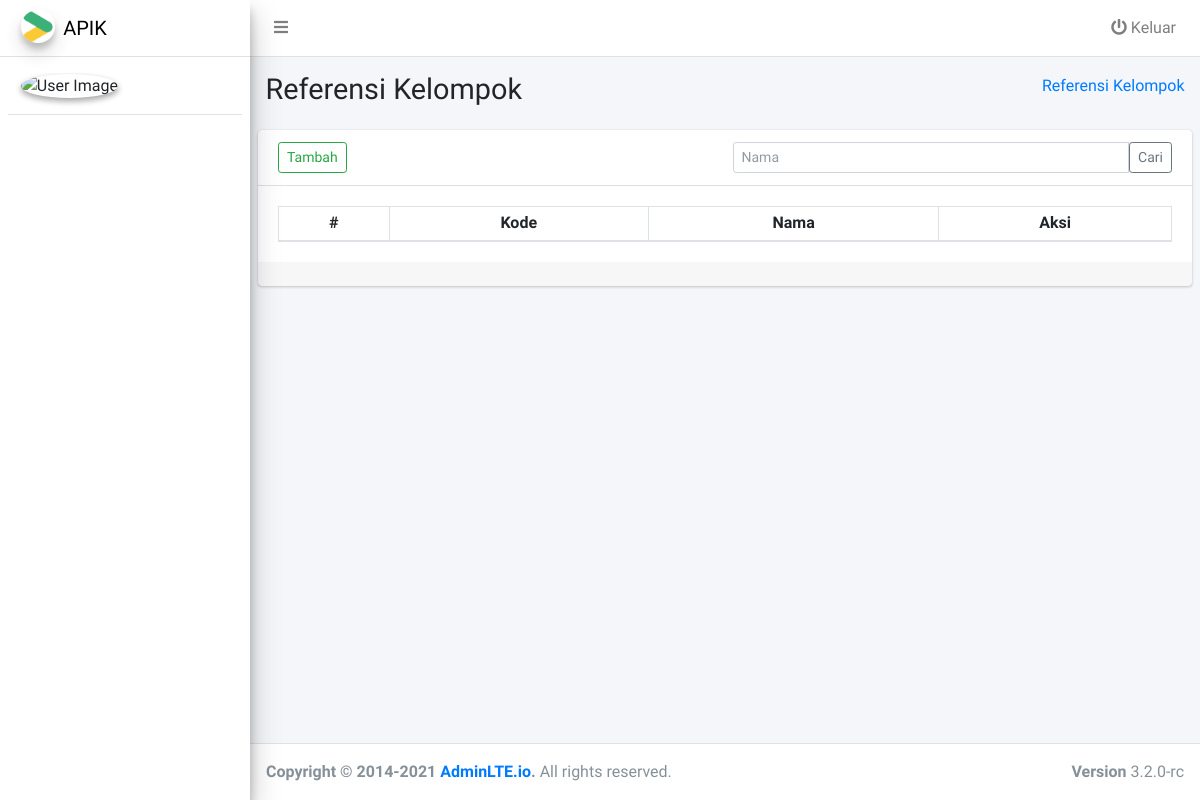
The page /index.php/ref_kelompok on the database as committed earlier.
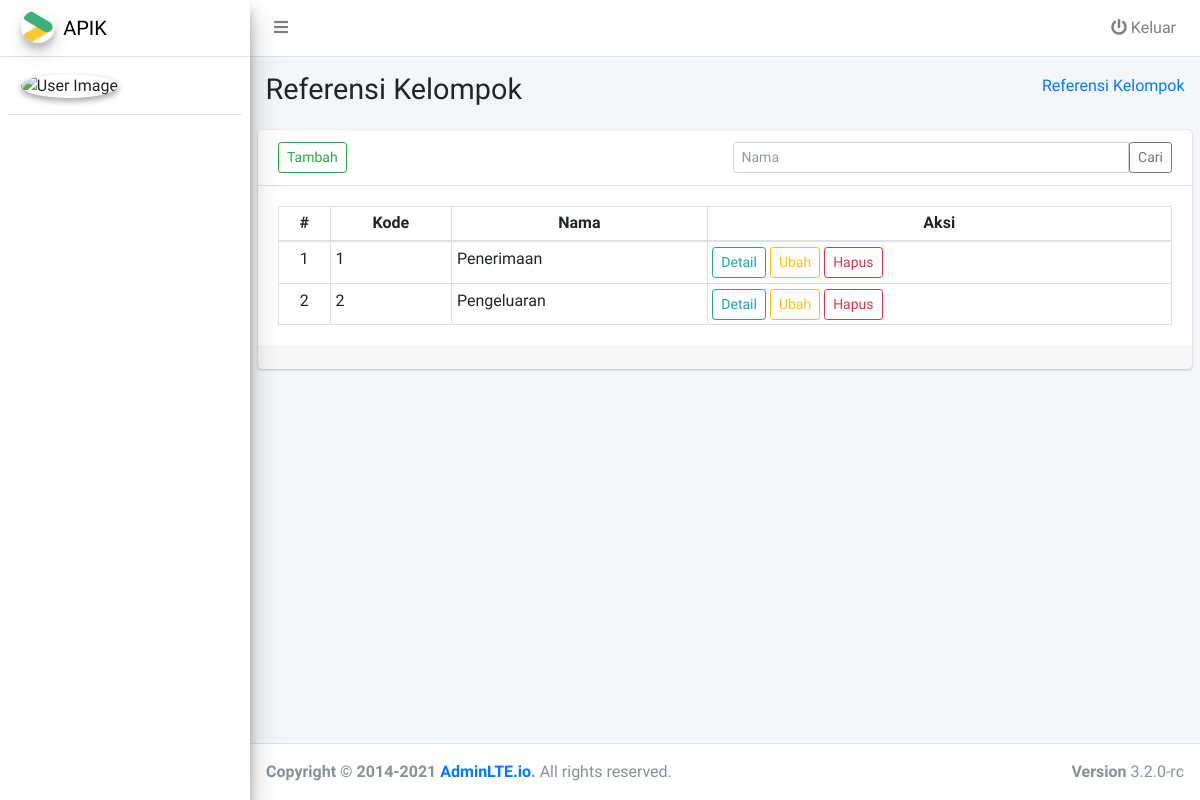
The same page on the database as committed later.
### tables this page shows
CREATE TABLE `ref_kelompok` (
  `id` int(11) NOT NULL,
  `kode` varchar(1) DEFAULT NULL,
  `nama` varchar(64) DEFAULT NULL
);

### application/controllers/Ref_kelompok.php (called while the page is built, shortened)
<?php
class Ref_kelompok extends CI_Controller
{
    public function __construct()
    {
        $this->load->model('Ref_kelompok_model', 'ref_kelompok_m');
    }
    public function index()
    {
        $config['base_url'] = base_url('ref-kelompok/index');
        $config['total_rows'] = $this->ref_kelompok_m->count();
        $config['per_page'] = 10;
        $config["num_links"] = 3;
        $this->pagination->initialize($config);
        $data['pagination'] = $this->pagination->create_links();
        $data['page'] = $this->uri->segment(3) ? $this->uri->segment(3) : 0;
        $limit = $config["per_page"];
        $offset = $data['page'];
        $name = $this->input->post('name');
        $data['name'] = $name;
        if ($name) {
            $data['ref_kelompok'] = $this->ref_kelompok_m->find($name);
        } else {
            $data['ref_kelompok'] = $this->ref_kelompok_m->get($limit, $offset);
        }
        $this->load->view('template/header');
        $this->load->view('template/sidebar');
        $this->load->view('ref_kelompok/index', $data);
        $this->load->view('template/footer');
    }
}

### index.php (called while the page is built, shortened)
<?php
require_once BASEPATH.'core/CodeIgniter.php';

### application/config/config.php (called while the page is built, shortened)
<?php
$config['base_url'] = 'http://localhost/apik/';
$config['index_page'] = '';
$config['uri_protocol']    = 'REQUEST_URI';
$config['url_suffix'] = '';
$config['language']    = 'english';
$config['charset'] = 'UTF-8';
$config['enable_hooks'] = FALSE;
$config['subclass_prefix'] = 'MY_';
$config['composer_autoload'] = FCPATH . 'vendor/autoload.php';
$config['permitted_uri_chars'] = 'a-z 0-9~%.:_\-';
$config['enable_query_strings'] = FALSE;
$config['controller_trigger'] = 'c';
$config['function_trigger'] = 'm';
$config['directory_trigger'] = 'd';
$config['allow_get_array'] = TRUE;
$config['log_threshold'] = 0;
$config['log_path'] = '';
$config['log_file_extension'] = '';
$config['log_file_permissions'] = 0644;
$config['log_date_format'] = 'Y-m-d H:i:s';
$config['error_views_path'] = '';
$config['cache_path'] = '';
$config['cache_query_string'] = FALSE;
$config['encryption_key'] = '';
$config['sess_driver'] = 'files';
$config['sess_cookie_name'] = 'ci_session';
$config['sess_expiration'] = 7200;
$config['sess_save_path'] = NULL;
$config['sess_match_ip'] = FALSE;
$config['sess_time_to_update'] = 300;
$config['sess_regenerate_destroy'] = TRUE;
$config['cookie_prefix']    = '';
$config['cookie_domain']    = '';
$config['cookie_path']        = '/';
$config['cookie_secure']    = FALSE;
$config['cookie_httponly']     = TRUE;
$config['standardize_newlines'] = FALSE;
$config['global_xss_filtering'] = TRUE;
$config['csrf_protection'] = TRUE;
$config['csrf_token_name'] = 'csrf_test_name';
$config['csrf_cookie_name'] = 'csrf_cookie_name';
$config['csrf_expire'] = 7200;
$config['csrf_regenerate'] = TRUE;
$config['csrf_exclude_uris'] = array();
$config['compress_output'] = FALSE;
$config['time_reference'] = 'local';
$config['rewrite_short_tags'] = FALSE;
$config['proxy_ips'] = '';

### application/config/pagination.php (called while the page is built, shortened)
<?php
$config['full_tag_open']    = '<nav><ul class="pagination pagination-sm justify-content-end mb-0">';
$config['full_tag_close']   = '</ul></nav>';
$config['first_link']       = 'First';
$config['first_tag_open']   = '<li class="page-item">';
$config['first_tag_close']  = '</li>';
$config['last_link']        = 'Last';
$config['last_tag_open']    = '<li class="page-item">';
$config['last_tag_close']   = '</li>';
$config['next_link']        = 'Next';
$config['next_tag_open']    = '<li class="page-item">';
$config['next_tag_close']   = '</li>';
$config['prev_link']        = 'Previous';

### application/models/Ref_kelompok_model.php (called while the page is built, shortened)
<?php
class Ref_kelompok_model extends CI_Model
{
    protected $_table = 'ref_kelompok';
    public function get($limit = null, $offset = 0)
    {
        $this->db->limit($limit, $offset);
        return $this->db->get($this->_table)->result_array();
    }
}

### application/views/ref_kelompok/index.php (the view, shortened to what this page needs)
<div class="content-wrapper">
  <section class="content-header">
    <div class="container-fluid">
      <div class="row mb-2">
        <div class="col-sm-6">
          <h1>Referensi Kelompok</h1>
        </div>
        <div class="col-sm-6">
          <ol class="breadcrumb float-sm-right">
            <li class="breadcrumb-item active"><a href="#">Referensi Kelompok</a></li>
          </ol>
        </div>
      </div>
    </div>
  </section>
  <section class="content">
    <div class="card">
      <div class="card-header">
        <div class="row">
          <div class="col-lg-6">
            <a href="<?= base_url('ref-kelompok/create/'); ?>" class="btn btn-sm btn-outline-success">Tambah</a>
          </div>
          <div class="col-lg-6">
            <form action="" method="post" autocomplete="off">
              <div class="input-group">
                <input type="text" name="name" class="form-control form-control-sm" placeholder="Nama">
                <button class="btn btn-sm btn-outline-secondary" type="submit">Cari</button>
              </div>
            </form>
          </div>
        </div>
      </div>
      <div class="card-body">
        <table class="table table-bordered table-hover table-sm">
          <thead>
            <tr class="text-center">
              <th scope="col">#</th>
              <th scope="col">Kode</th>
              <th scope="col">Nama</th>
              <th scope="col">Aksi</th>
            </tr>
          </thead>
          <tbody>
            <?php $no = $page + 1;
            foreach ($ref_kelompok as $r) : ?>
              <tr>
                <td class="text-center"><?= $no++; ?></td>
                <td><?= $r['kode']; ?></td>
                <td><?= $r['nama']; ?></td>
                <td>
                  <a href="<?= base_url('ref-jenis/index/') . $r['id']; ?>" class="btn btn-sm btn-outline-info">Detail</a>
                  <a href="<?= base_url('ref-kelompok/update/') . $r['id']; ?>" class="btn btn-sm btn-outline-warning">Ubah</a>
                  <a href="<?= base_url('ref-kelompok/delete/') . $r['id']; ?>" class="btn btn-sm btn-outline-danger" onclick="return confirm('Apakah Anda yakin akan menghapus data ini?');">Hapus</a>
                </td>
              </tr>
            <?php endforeach; ?>
          </tbody>
        </table>
      </div>
      <div class="card-footer">
      </div>
    </div>
  </section>
</div>

### application/views/template/header.php (shortened to what this page needs)
<!DOCTYPE html>
<html lang="en">
<head>
  <link rel="stylesheet" href="<?= base_url(); ?>asset/css/all.min.css">
  <link rel="stylesheet" href="<?= base_url(); ?>asset/css/adminlte.min.css">
</head>
<body class="hold-transition sidebar-mini layout-fixed">

### application/views/template/sidebar.php (shortened to what this page needs)
<div class="wrapper">
  <nav class="main-header navbar navbar-expand navbar-white navbar-light">
    <ul class="navbar-nav">
      <li class="nav-item">
        <a class="nav-link" data-widget="pushmenu" href="#" role="button"><i class="fas fa-bars"></i></a>
      </li>
    </ul>
    <ul class="navbar-nav ml-auto">
      <li class="nav-item">
        <a class="nav-link" href="<?= base_url('auth/logout'); ?>" onclick="return confirm('Apakah Anda yakin akan keluar dari aplikasi ini?')"><i class="fas fa-power-off"></i> Keluar</a>
      </li>
    </ul>
  </nav>
  <aside class="main-sidebar sidebar-light-success elevation-4">
    <a href="<?= base_url(); ?>" class="brand-link">
      <img src="<?= base_url(); ?>asset/img/apik.png" alt="Apik Logo" class="brand-image img-circle elevation-3" style="opacity: .8">
      <span class="brand-text font-weight-light">APIK</span>
    </a>
    <div class="sidebar">
      <div class="user-panel mt-3 pb-3 mb-3 d-flex">
        <div class="image">
          <img src="<?= base_url(); ?>asset/img/user.png" class="img-circle elevation-2" alt="User Image">
        </div>
        <div class="info">
        </div>
      </div>
    </div>
  </aside>

### application/views/template/footer.php (shortened to what this page needs)
<footer class="main-footer">
  <div class="float-right d-none d-sm-block">
    <b>Version</b> 3.2.0-rc
  </div>
  <strong>Copyright &copy; 2014-2021 <a href="https://adminlte.io">AdminLTE.io</a>.</strong> All rights reserved.
</footer>
</div>
</body>
</html>

Rows that differ between the two databases and show on the page:
added ref_kelompok: kode "1", nama "Penerimaan"
added ref_kelompok: kode "2", nama "Pengeluaran"
